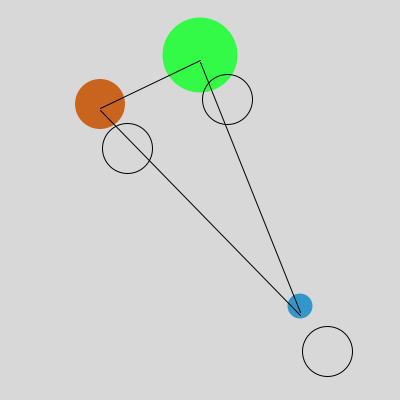
Frame 1 (no input)
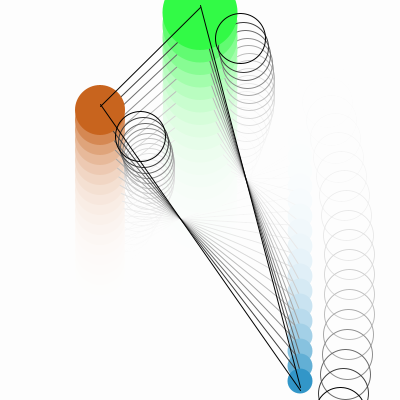
Frame 60 (the mouse pressed at the canvas centre just before this capture)
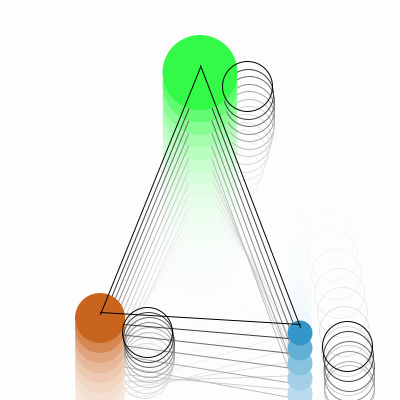
Frame 120 (the mouse held since frame 60 and released just before this capture)

The Processing sketch that drew these frames (run headless with seeded random() and noise(); from frame 60 on, the mouse is pressed at the canvas centre):

// Processing sketch: processing_22021
// ── processing_22021.pde

// a polar coordinate
float r = 50; // radius value
float theta = 1;



float speed1 =2;
float speed2 =3;
float speed3 =2.5;

float x1 = 100;
float y1 = 100;

float x2 = 300;
float y2= 300;

float x3 = 200;
float y3 = 50;

void setup () {
size (400, 400);
smooth();
frameRate (20);
}

void draw () {

  float xp = r*cos(theta); //add random values to jitter
float yp = r* sin (theta); //add random values to jitter
  
  
noStroke();
fill (255,60);
rectMode (CENTER);
rect (width/2, height/2, width, height);

move1 (y1, speed1); // call function with two arguments to calculate position
move2 (y2, speed2); // call function with two arguments to calculate position
move3 (y3, speed3);  // call function with two arguments to calculate position


//increment the angle
//theta += .05; //increase this value to go faster
theta = theta + .1;
/*
//draw rectangles to track y values
fill (255, 70, 20);
rect (x1, move1(y1, speed1), 100, 10);

fill (255, 70, 20);
rect (x2, move2(y2, speed2), 100, 10);

fill (100, 70, 230);
rect (x3, move3(y3, speed3), 100, 10);
*/

thing (x1, move1(y1, speed1), 50, color (200, 100, 30)); // call function to display shapes with several arguments
thing (x2, move2(y2, speed2), 25, color (50, 150, 200)); // call function to display shapes with several arguments
thing (x3, move3(y3, speed3), 75, color (50, 250, 70)); // call function to display shapes with several arguments
noFill();
strokeWeight(1);
stroke(0);
ellipse (x1 +xp, move1(y1,speed1)+ yp, 50, 50);
ellipse (x2 +xp, move2(y2,speed2)+ yp, 50, 50);
ellipse (x3 +xp, move3(y3,speed3)+ yp, 50, 50);
//draw lines between things
stroke (0);

line (x1, move1(y1, speed1), x3, move3(y3, speed3));
line (x3, move3(y3, speed3), x2,  move2(y2, speed2));
line (x2,  move2(y2, speed2), x1, move1(y1, speed1));

}

// this function calculates position and returns a float for the y value
float move1 (float y, float s) {

y1 = y1+speed1; //increment speed
if ((y1 > height) || (y1<0)) {
speed1 = speed1*-1;
} //change direction

float ynewest= y1;
return ynewest;
//return value
}

// this function calculates position and returns a float for the y value
float move2 (float y, float s) {

y2 = y2+speed2; //increment speed
if ((y2 > height) || (y2<0)) {
speed2 = speed2*-1;
}//change direction

float ynewest= y2;
return ynewest;
//return value
}

// this function calculates position and returns a float for the y value
float move3 (float y, float s) {

y3 = y3+speed3; //increment speed
if ((y3 > height) || (y3<0)) {
speed3 = speed3*-1;
}//change direction

float ynewest= y3;
return ynewest;
//return value
}

// function accepts arguments and draws shapes
void thing (float x, float y, float r, color c) {
fill (c);
ellipse (x, y, r, r);
}
             
                
